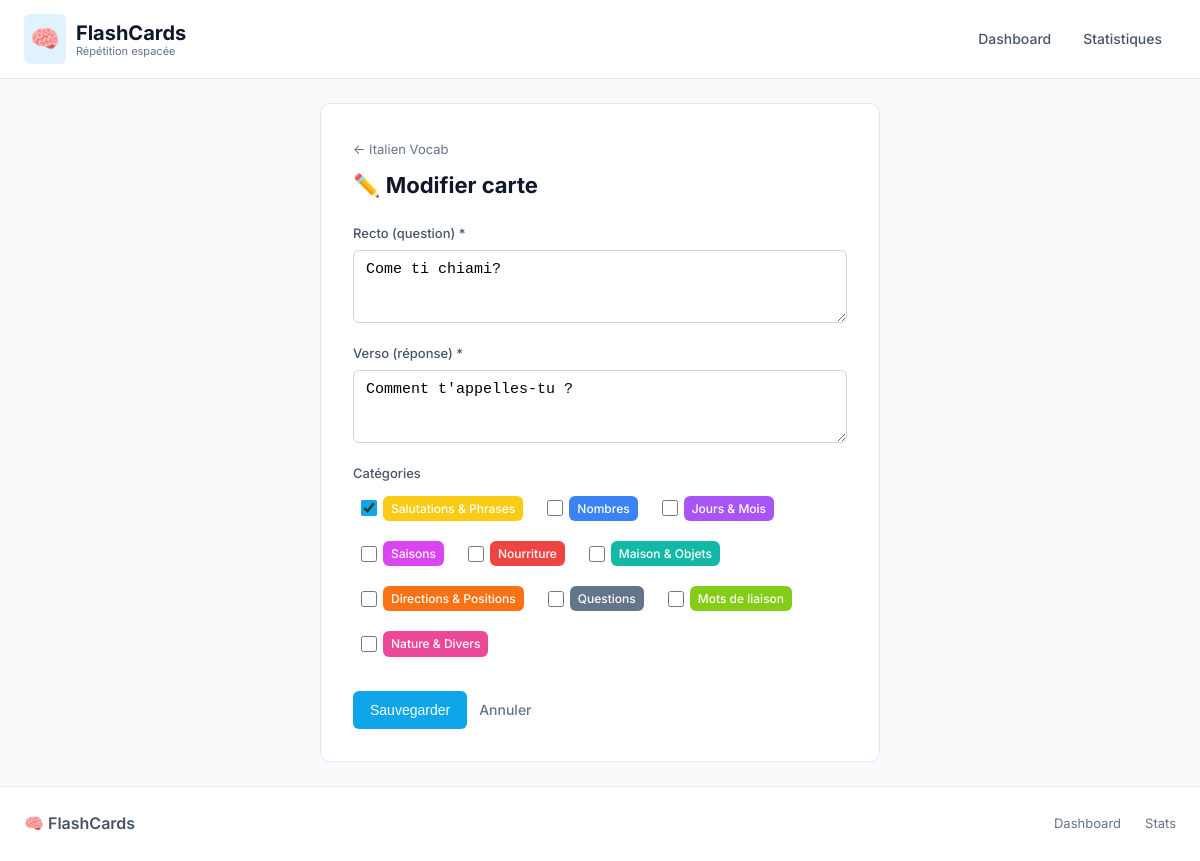
Screenshot of /cards/7/edit with the database file from the repository.
### app/models.py (models this page shows, shortened)
class Deck(db.Model):
    id = db.Column(db.Integer, primary_key=True)
    user_id = db.Column(db.Integer, db.ForeignKey('user.id'), nullable=False)
    name = db.Column(db.String(200), nullable=False)
    description = db.Column(db.Text)
    created_at = db.Column(db.DateTime, default=datetime.utcnow)
    cards = db.relationship('Card', backref='deck', lazy=True, cascade='all, delete-orphan')
    categories = db.relationship('Category', backref='deck', lazy=True, cascade='all, delete-orphan')

class Card(db.Model):
    id = db.Column(db.Integer, primary_key=True)
    deck_id = db.Column(db.Integer, db.ForeignKey('deck.id'), nullable=False)
    front = db.Column(db.Text, nullable=False)
    back = db.Column(db.Text, nullable=False)
    fb_easiness = db.Column(db.Float, default=2.5)
    fb_interval = db.Column(db.Integer, default=0)
    fb_repetitions = db.Column(db.Integer, default=0)
    fb_next_review = db.Column(db.DateTime, default=datetime.utcnow)
    fb_last_reviewed = db.Column(db.DateTime)
    bf_easiness = db.Column(db.Float, default=2.5)
    bf_interval = db.Column(db.Integer, default=0)
    bf_repetitions = db.Column(db.Integer, default=0)
    bf_next_review = db.Column(db.DateTime, default=datetime.utcnow)
    bf_last_reviewed = db.Column(db.DateTime)
    fb_difficulty = db.Column(db.Float, default=0.0)  # 0 = new, 1-10 = difficulty
    fb_stability = db.Column(db.Float, default=0.0)   # 0 = new, days until R=90%
    bf_difficulty = db.Column(db.Float, default=0.0)
    bf_stability = db.Column(db.Float, default=0.0)
    easiness = db.Column(db.Float, default=2.5)
    interval = db.Column(db.Integer, default=0)
    repetitions = db.Column(db.Integer, default=0)
    next_review = db.Column(db.DateTime, default=datetime.utcnow)
    last_reviewed = db.Column(db.DateTime)
    created_at = db.Column(db.DateTime, default=datetime.utcnow)
    categories = db.relationship('Category', secondary=card_categories, lazy='subquery',
                                 backref=db.backref('cards', lazy=True))
    reviews = db.relationship('Review', backref='card', lazy=True, cascade='all, delete-orphan')

class Category(db.Model):
    id = db.Column(db.Integer, primary_key=True)
    deck_id = db.Column(db.Integer, db.ForeignKey('deck.id'), nullable=False)
    name = db.Column(db.String(100), nullable=False)
    color = db.Column(db.String(7), default='#3498db')  # Hex color

### app/routes/cards.py (the view, shortened to what this page needs)
@bp.route('/<int:card_id>/edit', methods=['GET', 'POST'])
def edit_card(card_id):
    card = Card.query.get_or_404(card_id)
    deck = card.deck
    return render_template('cards/form.html', deck=deck, card=card)

### app/templates/cards/form.html (shortened to what this page needs)
{% extends 'base.html' %}
{% block content %}
<div class="form-page">
    <a href="{{ url_for('decks.view_deck', deck_id=deck.id) }}" class="back-link">← {{ deck.name }}</a>
    <h1>{% if card %}✏️ Modifier carte{% else %}➕ Nouvelle carte{% endif %}</h1>
    <form method="POST" class="form">
        <div class="form-group">
            <label for="front">Recto (question) *</label>
            <textarea id="front" name="front" rows="3" required
                placeholder="La question ou le mot à mémoriser">{{ pending_front or (card.front if card else '') }}</textarea>
        </div>
        <div class="form-group">
            <label for="back">Verso (réponse) *</label>
            <textarea id="back" name="back" rows="3" required
                placeholder="La réponse">{{ pending_back or (card.back if card else '') }}</textarea>
        </div>
        {% if deck.categories %}
        <div class="form-group">
            <label>Catégories</label>
            <div class="checkbox-group">
                {% for category in deck.categories %}
                <label class="checkbox-label">
                    <input type="checkbox" name="categories" value="{{ category.id }}" {% if pending_categories %} {% if
                        category.id|string in pending_categories %}checked{% endif %} {% elif card and category in
                        card.categories %}checked{% endif %}>
                    <span class="category-badge" style="background-color: {{ category.color }}">{{ category.name
                        }}</span>
                </label>
                {% endfor %}
            </div>
        </div>
        {% endif %}
        <div class="form-actions">
            {% if duplicates %}
            <button type="submit" class="btn btn-primary">Créer quand même</button>
            <a href="{{ url_for('decks.view_deck', deck_id=deck.id) }}" class="btn btn-secondary">Annuler</a>
            {% else %}
            <button type="submit" class="btn btn-primary">
                {% if card %}Sauvegarder{% else %}Créer{% endif %}
            </button>
            <a href="{{ url_for('decks.view_deck', deck_id=deck.id) }}" class="btn btn-link">Annuler</a>
            {% endif %}
        </div>
    </form>
</div>
{% endblock %}

### app/static/css/style.css (style rules this page uses)
:root { --primary: #0ea5e9; --primary-dark: #0284c7; --primary-light: #38bdf8; --primary-subtle: #e0f2fe; --accent: #14b8a6; --accent-light: #5eead4; --success: #22c55e; --success-light: #86efac; --danger: #f43f5e; --danger-light: #fda4af; --warning: #eab308; --info: #06b6d4; --dark: #0f172a; --dark-secondary: #1e293b; --gray-900: #334155; --gray-700: #475569; --gray-500: #64748b; --gray-400: #94a3b8; --gray-300: #cbd5e1; --gray-200: #e2e8f0; --gray-100: #f1f5f9; --gray-50: #f8fafc; --white: #ffffff; --stat-due: #f43f5e; --stat-new: #0ea5e9; --stat-learning: #eab308; --stat-mastered: #22c55e; --radius: 10px; --radius-lg: 14px; --radius-sm: 6px; --shadow-sm: 0 1px 2px rgba(0, 0, 0, 0.05); --shadow: 0 1px 3px rgba(0, 0, 0, 0.1), 0 1px 2px rgba(0, 0, 0, 0.06); --shadow-md: 0 4px 6px -1px rgba(0, 0, 0, 0.1), 0 2px 4px -1px rgba(0, 0, 0, 0.06); --shadow-lg: 0 10px 15px -3px rgba(0, 0, 0, 0.1), 0 4px 6px -2px rgba(0, 0, 0, 0.05); }
* { box-sizing: border-box; margin: 0; padding: 0; }
body { font-family: 'Inter', -apple-system, BlinkMacSystemFont, 'Segoe UI', Roboto, sans-serif; background: var(--gray-50); color: var(--dark); line-height: 1.6; min-height: 100vh; display: flex; flex-direction: column; }
a { color: var(--primary); text-decoration: none; }
.btn { display: inline-flex; align-items: center; justify-content: center; gap: 0.375rem; padding: 0.5rem 1rem; border: 1px solid transparent; border-radius: var(--radius-sm); cursor: pointer; text-decoration: none; font-size: 0.875rem; font-weight: 500; transition: all 0.15s ease; text-align: center; }
.btn-primary { background: var(--primary); color: var(--white); }
.btn-link { background: none; color: var(--gray-500); padding: 0.5rem 0; border: none; }
.back-link { color: var(--gray-500); text-decoration: none; display: inline-flex; align-items: center; gap: 0.25rem; margin-bottom: 0.5rem; font-size: 0.8125rem; }
.category-badge { display: inline-block; padding: 0.1875rem 0.5rem; border-radius: var(--radius-sm); color: var(--white); font-size: 0.75rem; font-weight: 500; }
.form-page { max-width: 560px; margin: 0 auto; background: var(--white); padding: 2rem; border-radius: var(--radius); border: 1px solid var(--gray-200); }
.form-page h1 { font-size: 1.375rem; margin-bottom: 1.25rem; }
.form { display: flex; flex-direction: column; gap: 1.25rem; }
.form-group { display: flex; flex-direction: column; gap: 0.375rem; }
.form-group label { font-weight: 500; font-size: 0.8125rem; color: var(--gray-700); }
.form-group input[type="text"], .form-group input[type="email"], .form-group textarea, .form-group select { padding: 0.625rem 0.75rem; border: 1px solid var(--gray-300); border-radius: var(--radius-sm); font-size: 0.9375rem; transition: all 0.15s ease; background: var(--white); }
.form-actions { display: flex; gap: 0.75rem; flex-wrap: wrap; margin-top: 0.5rem; }
.checkbox-group { display: flex; flex-wrap: wrap; gap: 0.5rem; }
.checkbox-label { display: flex; align-items: center; gap: 0.375rem; cursor: pointer; padding: 0.375rem 0.5rem; border-radius: var(--radius-sm); transition: background 0.15s; font-size: 0.875rem; }
.checkbox-label input[type="checkbox"] { width: 16px; height: 16px; accent-color: var(--primary); }
.btn, .review-btn, .flashcard, .option-item { -webkit-user-select: none; user-select: none; }

### rows the page displays
Deck: name "Italien Vocab"
Card: front "Come ti chiami?", back "Comment t'appelles-tu ?"
Category: name "Salutations & Phrases"
Category: name "Nombres"
Category: name "Jours & Mois"
Category: name "Saisons"
Category: name "Nourriture"
Category: name "Maison & Objets"
Category: name "Directions & Positions"
Category: name "Questions"
Category: name "Mots de liaison"
Category: name "Nature & Divers"
